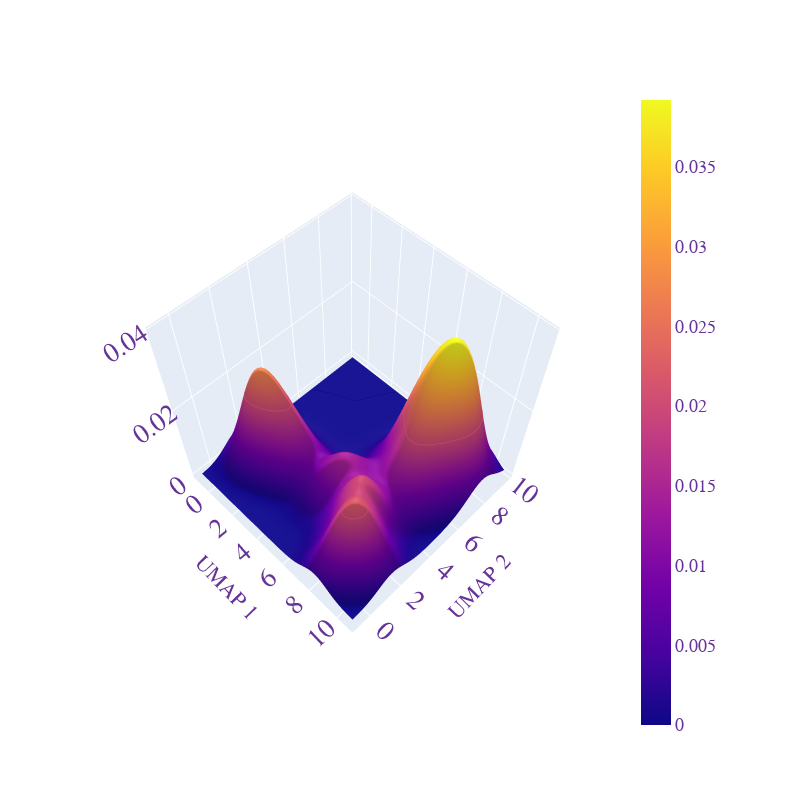

The notebook cell this image was saved under:
### Code cell
extracted_df = pd.read_csv(
    "/home/mvries/Documents/Datasets/ShapeAE_datasets/dgcnn_foldingnetbasic_128_pretrained_001_lightning_logs_"
    "version_15_checkpoints_epoch=168-step=8788.ckpt_aligned_pca.csv"
)
np.random.seed(42)
scalar = StandardScaler()
scaled_features = scalar.fit_transform(np.asarray(extracted_df.iloc[:, 1:129]))
reducer = umap.UMAP(random_state=42)
embedding = reducer.fit_transform(scaled_features)
b = np.zeros((len(embedding), 2))
b[:, 0] = embedding[:, 0]
b[:, 1] = embedding[:, 1]

extracted_df["UMAP1"] = embedding[:, 0]
extracted_df["UMAP2"] = embedding[:, 1]

# Extract x and y
x = extracted_df["UMAP1"].values
y = extracted_df["UMAP2"].values

# Define the borders
deltaX = (max(x) - min(x)) / 10
deltaY = (max(y) - min(y)) / 10
xmin = min(x) - deltaX
xmax = max(x) + deltaX
ymin = min(y) - deltaY
ymax = max(y) + deltaY


# Create meshgrid
xx, yy = np.mgrid[xmin:xmax:100j, ymin:ymax:100j]

positions = np.vstack([xx.ravel(), yy.ravel()])
values = np.vstack([x, y])
kernel = st.gaussian_kde(values)
f = np.reshape(kernel(positions).T, xx.shape)


fig = go.Figure(data=[go.Surface(z=f, x=xx, y=yy)])
fig.update_coloraxes(colorbar_orientation="h")
fig.update_layout(
    autosize=False,
    scene_camera_eye=dict(x=1.25, y=-1.25, z=2.5),
    width=800,
    height=800,
    margin=dict(l=85, r=180, b=65, t=90),
)
fig.update_traces(
    contours_z=dict(
        show=True, usecolormap=True, highlightcolor="limegreen", project_z=True
    )
)
fig.update_layout(
    scene=dict(xaxis_title="UMAP 1", yaxis_title="UMAP 2", zaxis_title=""),
    font=dict(family="Courier New, monospace", size=18, color="RebeccaPurple"),
)
fig.update_layout(coloraxis_colorbar_x=-1.15)
# fig.update_layout(
#     scene=dict(
#         xaxis=dict(
#             nticks=4,
#             range=[-7, 7],
#         ),
#         yaxis=dict(
#             nticks=4,
#             range=[-7, 7],
#         ),
#         zaxis=dict(
#             nticks=4,
#             range=[0, 0.06],
#         ),
#     )
# )

fig.show()

### Figure 1 — Plotly figure (JSON) as saved in the notebook; plotly's stock layout.template omitted (floating-point values rounded to 4 significant figures; data arrays with more than 128 entries replaced by an {"elided": "..."} marker saying what was removed)
{"data": [{"contours": {"z": {"highlightcolor": "limegreen", "project": {"z": true}, "show": true, "usecolormap": true}}, "type": "surface", "x": {"elided": "100x100 float values"}, "y": {"elided": "100x100 float values"}, "z": {"elided": "100x100 float values"}}], "layout": {"autosize": false, "coloraxis": {"colorbar": {"orientation": "h", "x": -1.15}}, "font": {"color": "RebeccaPurple", "family": "Courier New, monospace", "size": 18}, "height": 800, "margin": {"b": 65, "l": 85, "r": 180, "t": 90}, "scene": {"camera": {"eye": {"x": 1.25, "y": -1.25, "z": 2.5}}, "xaxis": {"title": {"text": "UMAP 1"}}, "yaxis": {"title": {"text": "UMAP 2"}}, "zaxis": {"title": {"text": ""}}}, "width": 800}}
